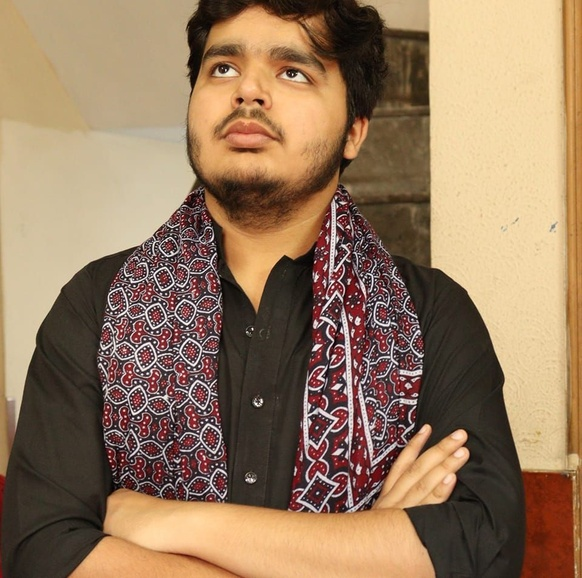
#> input picture Project2/model/dataset/Faiq/1.jpg, 582 x 578 px, shrunk from 960 x 954 before the run
$ jupyter execute --allow-errors classifier.ipynb
#> lines starting #> are read from the running program, lines starting #| are printed output that depends on the picture
## Fun Project

[cell 1]
import numpy as np
import cv2
import matplotlib.pyplot  as plt

[cell 2]
img =cv2.imread("model/dataset/Faiq/1.jpg")
#> img is the input picture: shape (578, 582, 3); mean B, G, R 93.5, 120.7, 149.1
img.shape
#> Out = (578, 582, 3)

[cell 3]
# showing omage
plt.imshow(img)

[cell 4]
gray =cv2.cvtColor(img, cv2.COLOR_BGR2GRAY)
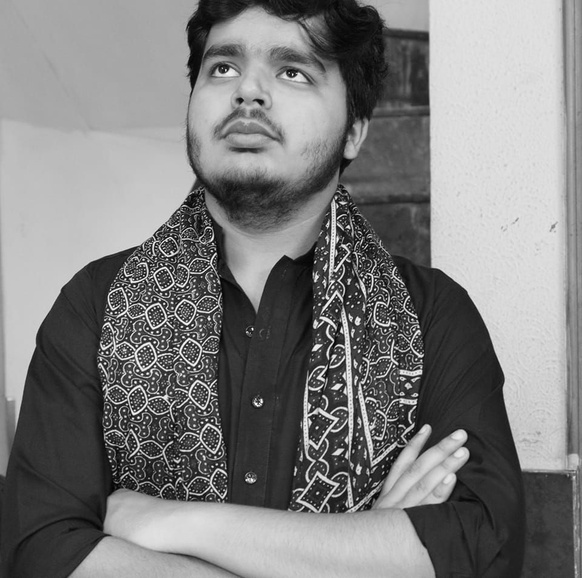
#> gray: shape (578, 582); min 0, max 254, mean 126.1
gray.shape
#> Out = (578, 582)

[cell 5]
plt.imshow(gray, cmap="gray")

[cell 6]
face_cascade =cv2.CascadeClassifier("model/opencv/haarcascades/haarcascade_frontalface_default.xml")
eyes_cascade =cv2.CascadeClassifier("model/opencv/haarcascades/haarcascade_eye.xml")

#> (a cell that did not finish here is left out)

#> (a cell that did not finish here is left out)

[cell 9]
cv2.destroyAllWindows()
#> (the rest of this cell did not finish here and is left out)

[cell 10]
def get_cropped_image_if_two_eyes(path):
#> called with path = './model/dataset/Faiq/9.jpg'
    img =cv2.imread(path)
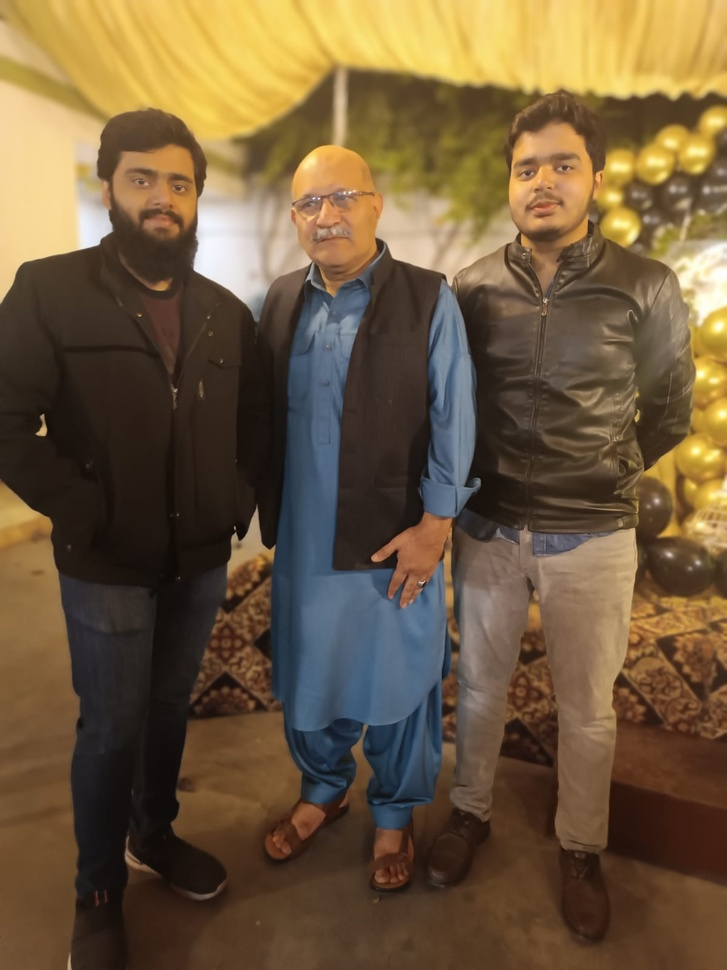
#> input picture Project2/model/dataset/Faiq/9.jpg, 727 x 970 px, shrunk from 1200 x 1600 before the run
#> img is the input picture: shape (970, 727, 3); mean B, G, R 61.6, 90, 111

    gray =cv2.cvtColor(img, cv2.COLOR_RGB2GRAY)
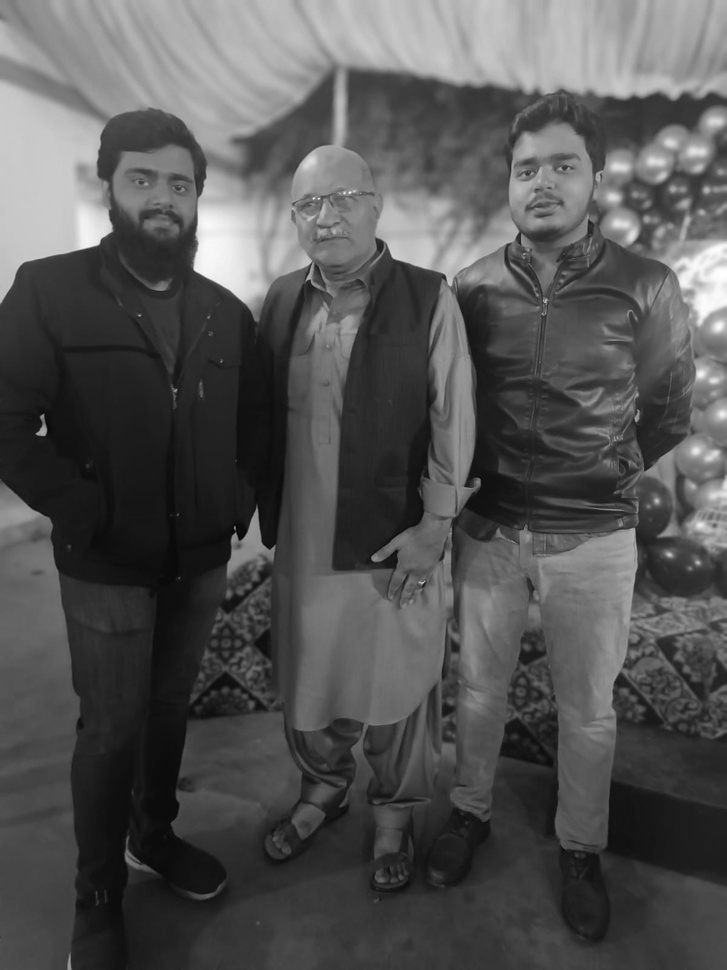
#> gray: shape (970, 727); min 6, max 255, mean 83.9

    faces =face_cascade.detectMultiScale(gray, 1.3, 5)
#> faces = [[493, 125, 110, 110], [106, 138, 108, 108], [278, 164, 100, 100]]
    print(faces)
#| [[493 125 110 110]
#|  [106 138 108 108]
#|  [278 164 100 100]]
    l =[]
    for (x, y, w, h) in faces:


        roi_gray =gray[y:y+h, x:x+w]
        roi_color =img[y:y+h, x:x+w]

        eyes =eyes_cascade.detectMultiScale(roi_gray)

        l.append([roi_color])
#> this loop made 3 passes
#> (x, y, w, h, eyes) on passes 1 to 2: (493, 125, 110, 110, [[58, 30, 25, 25], [18, 32, 30, 30]]), (106, 138, 108, 108, [[20, 25, 33, 33], [60, 36, 25, 25]])
#> pass 1, in get_cropped_image_if_two_eyes, `roi_gray =gray[y:y+h, x:x+w]`:
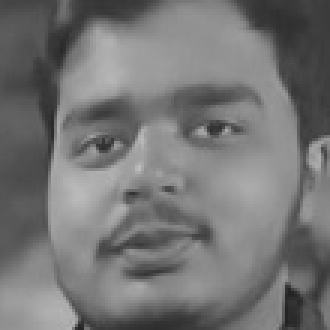
#> roi_gray: shape (110, 110) (shown 3 times larger); min 34, max 190, mean 116.9
#> pass 1, in get_cropped_image_if_two_eyes, `roi_color =img[y:y+h, x:x+w]`:
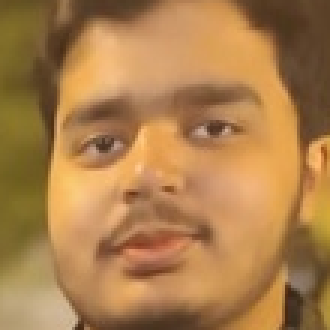
#> roi_color: shape (110, 110, 3) (shown 3 times larger); mean B, G, R 76.2, 126.9, 172
#> pass 2, in get_cropped_image_if_two_eyes, `roi_gray =gray[y:y+h, x:x+w]`:
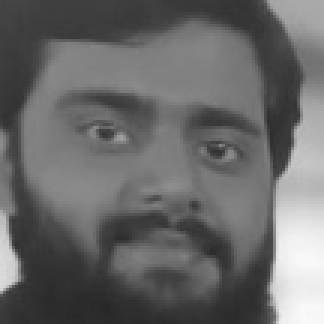
#> roi_gray: shape (108, 108) (shown 3 times larger); min 40, max 250, mean 104.7
#> pass 2, in get_cropped_image_if_two_eyes, `roi_color =img[y:y+h, x:x+w]`:
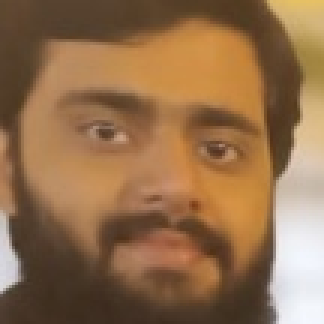
#> roi_color: shape (108, 108, 3) (shown 3 times larger); mean B, G, R 76.7, 110.8, 146.7
#> after the loop:
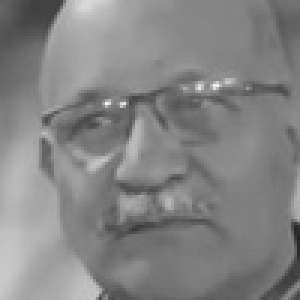
#> roi_gray: shape (100, 100) (shown 3 times larger); min 36, max 244, mean 132
#> after the loop, l = 3 items
    return l

[cell 11]
l =get_cropped_image_if_two_eyes("./model/dataset/Faiq/9.jpg")
#> l = 3 items

l[2][0].shape
#> Out = (100, 100, 3)
